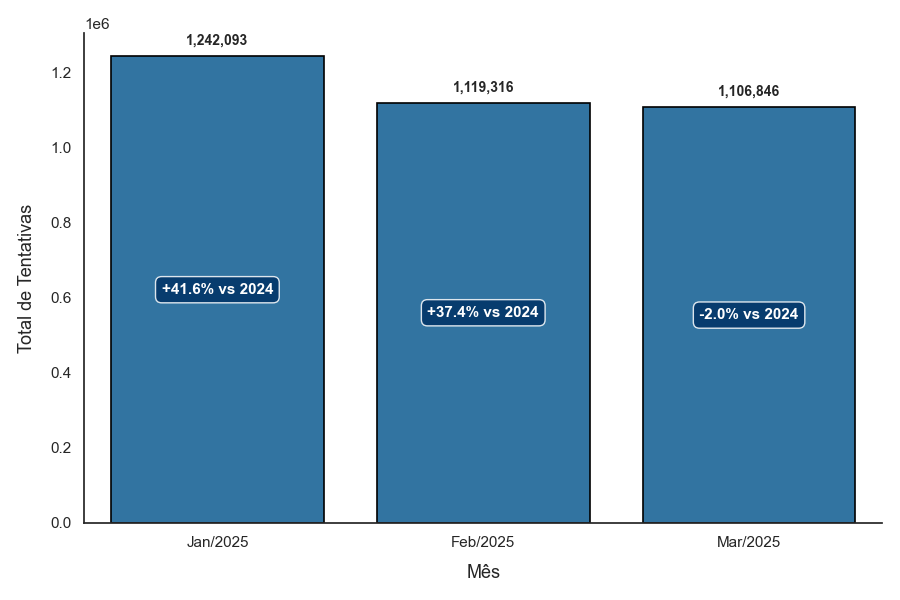

This figure's Python source:
import matplotlib.pyplot as plt
import seaborn as sns
import pandas as pd

df = pd.read_excel('base_serasa_figura_1.xlsx', sheet_name='basetcc')

# Variação Percentual em relação a 2024
variacao_percentual = [41.6, 37.4, -2.0]

meses_desejados = ['2025-01-01', '2025-02-01', '2025-03-01']
df_filtrado = df[df['Mês'].isin(meses_desejados)].copy()

df_filtrado['Mês'] = pd.to_datetime(df_filtrado['Mês'])
df_filtrado.sort_values('Mês', inplace=True)
df_filtrado = df_filtrado.reset_index(drop=True)

sns.set_theme(style="white")
plt.figure(figsize=(9,6))

barplot = sns.barplot(
    data=df_filtrado,
    x="Mês",
    y="Total",
    color="#1f77b4",
    edgecolor="black",
    linewidth=1.2
)

plt.xlabel("Mês", fontsize=13, labelpad=10)
plt.ylabel("Total de Tentativas", fontsize=13, labelpad=10)

plt.xticks(
    ticks=range(len(df_filtrado)),
    labels=[mes.strftime("%b/%Y") for mes in df_filtrado["Mês"]],
    fontsize=11
)

for i, row in df_filtrado.iterrows():
    barplot.text(
        i, 
        row['Total'] + (row['Total'] * 0.02), 
        f"{row['Total']:,.0f}", 
        ha='center', va='bottom', fontsize=10, fontweight='bold'
    )
    
    sinal = "+" if variacao_percentual[i] >= 0 else ""
    texto_variacao = f"{sinal}{variacao_percentual[i]:.1f}% vs 2024"
    
    barplot.text(
        i,
        row['Total'] * 0.5, 
        texto_variacao,
        ha='center',
        va='center',
        fontsize=11,
        fontweight='bold',
        color='white',
        bbox=dict(facecolor='#003366', alpha=0.85, boxstyle='round,pad=0.4')
    )

sns.despine()
plt.tight_layout()
plt.show()
